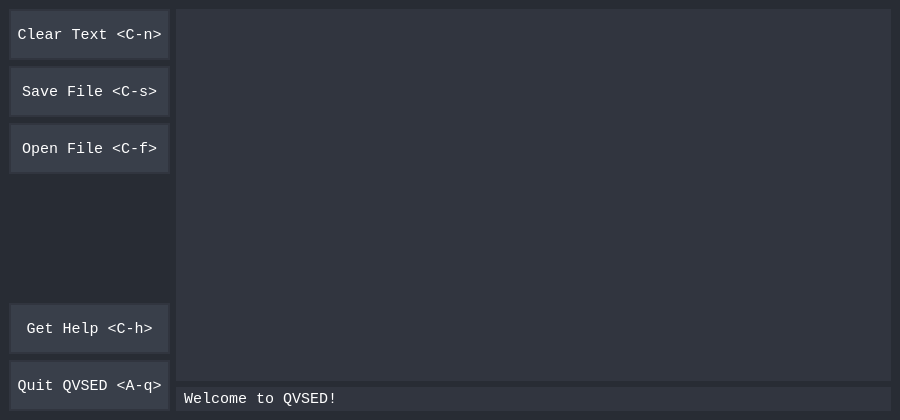
<?xml version="1.0" encoding="UTF-8"?>
<ui version="4.0">
 <author>Arsalan Kazmi</author>
 <class>MainWindow</class>
 <widget class="QMainWindow" name="MainWindow">
  <property name="geometry">
   <rect>
    <x>0</x>
    <y>0</y>
    <width>900</width>
    <height>420</height>
   </rect>
  </property>
  <property name="palette">
   <palette>
    <active>
     <colorrole role="WindowText">
      <brush brushstyle="SolidPattern">
       <color alpha="255">
        <red>255</red>
        <green>255</green>
        <blue>255</blue>
       </color>
      </brush>
     </colorrole>
     <colorrole role="Button">
      <brush brushstyle="SolidPattern">
       <color alpha="255">
        <red>40</red>
        <green>44</green>
        <blue>52</blue>
       </color>
      </brush>
     </colorrole>
     <colorrole role="Light">
      <brush brushstyle="SolidPattern">
       <color alpha="255">
        <red>255</red>
        <green>255</green>
        <blue>255</blue>
       </color>
      </brush>
     </colorrole>
     <colorrole role="Midlight">
      <brush brushstyle="SolidPattern">
       <color alpha="255">
        <red>255</red>
        <green>255</green>
        <blue>255</blue>
       </color>
      </brush>
     </colorrole>
     <colorrole role="Dark">
      <brush brushstyle="SolidPattern">
       <color alpha="255">
        <red>127</red>
        <green>127</green>
        <blue>127</blue>
       </color>
      </brush>
     </colorrole>
     <colorrole role="Mid">
      <brush brushstyle="SolidPattern">
       <color alpha="255">
        <red>170</red>
        <green>170</green>
        <blue>170</blue>
       </color>
      </brush>
     </colorrole>
     <colorrole role="Text">
      <brush brushstyle="SolidPattern">
       <color alpha="255">
        <red>255</red>
        <green>255</green>
        <blue>255</blue>
       </color>
      </brush>
     </colorrole>
     <colorrole role="BrightText">
      <brush brushstyle="SolidPattern">
       <color alpha="255">
        <red>255</red>
        <green>255</green>
        <blue>255</blue>
       </color>
      </brush>
     </colorrole>
     <colorrole role="ButtonText">
      <brush brushstyle="SolidPattern">
       <color alpha="255">
        <red>255</red>
        <green>255</green>
        <blue>255</blue>
       </color>
      </brush>
     </colorrole>
     <colorrole role="Base">
      <brush brushstyle="SolidPattern">
       <color alpha="255">
        <red>40</red>
        <green>44</green>
        <blue>52</blue>
       </color>
      </brush>
     </colorrole>
     <colorrole role="Window">
      <brush brushstyle="SolidPattern">
       <color alpha="255">
        <red>40</red>
        <green>44</green>
        <blue>52</blue>
       </color>
      </brush>
     </colorrole>
     <colorrole role="Shadow">
      <brush brushstyle="SolidPattern">
       <color alpha="255">
        <red>0</red>
        <green>0</green>
        <blue>0</blue>
       </color>
      </brush>
     </colorrole>
     <colorrole role="AlternateBase">
      <brush brushstyle="SolidPattern">
       <color alpha="255">
        <red>255</red>
        <green>255</green>
        <blue>255</blue>
       </color>
      </brush>
     </colorrole>
     <colorrole role="ToolTipBase">
      <brush brushstyle="SolidPattern">
       <color alpha="255">
        <red>255</red>
        <green>255</green>
        <blue>220</blue>
       </color>
      </brush>
     </colorrole>
     <colorrole role="ToolTipText">
      <brush brushstyle="SolidPattern">
       <color alpha="255">
        <red>0</red>
        <green>0</green>
        <blue>0</blue>
       </color>
      </brush>
     </colorrole>
     <colorrole role="PlaceholderText">
      <brush brushstyle="SolidPattern">
       <color alpha="128">
        <red>0</red>
        <green>0</green>
        <blue>0</blue>
       </color>
      </brush>
     </colorrole>
    </active>
    <inactive>
     <colorrole role="WindowText">
      <brush brushstyle="SolidPattern">
       <color alpha="255">
        <red>255</red>
        <green>255</green>
        <blue>255</blue>
       </color>
      </brush>
     </colorrole>
     <colorrole role="Button">
      <brush brushstyle="SolidPattern">
       <color alpha="255">
        <red>40</red>
        <green>44</green>
        <blue>52</blue>
       </color>
      </brush>
     </colorrole>
     <colorrole role="Light">
      <brush brushstyle="SolidPattern">
       <color alpha="255">
        <red>255</red>
        <green>255</green>
        <blue>255</blue>
       </color>
      </brush>
     </colorrole>
     <colorrole role="Midlight">
      <brush brushstyle="SolidPattern">
       <color alpha="255">
        <red>255</red>
        <green>255</green>
        <blue>255</blue>
       </color>
      </brush>
     </colorrole>
     <colorrole role="Dark">
      <brush brushstyle="SolidPattern">
       <color alpha="255">
        <red>127</red>
        <green>127</green>
        <blue>127</blue>
       </color>
      </brush>
     </colorrole>
     <colorrole role="Mid">
      <brush brushstyle="SolidPattern">
       <color alpha="255">
        <red>170</red>
        <green>170</green>
        <blue>170</blue>
       </color>
      </brush>
     </colorrole>
     <colorrole role="Text">
      <brush brushstyle="SolidPattern">
       <color alpha="255">
        <red>255</red>
        <green>255</green>
        <blue>255</blue>
       </color>
      </brush>
     </colorrole>
     <colorrole role="BrightText">
      <brush brushstyle="SolidPattern">
       <color alpha="255">
        <red>255</red>
        <green>255</green>
        <blue>255</blue>
       </color>
      </brush>
     </colorrole>
     <colorrole role="ButtonText">
      <brush brushstyle="SolidPattern">
       <color alpha="255">
        <red>255</red>
        <green>255</green>
        <blue>255</blue>
       </color>
      </brush>
     </colorrole>
     <colorrole role="Base">
      <brush brushstyle="SolidPattern">
       <color alpha="255">
        <red>40</red>
        <green>44</green>
        <blue>52</blue>
       </color>
      </brush>
     </colorrole>
     <colorrole role="Window">
      <brush brushstyle="SolidPattern">
       <color alpha="255">
        <red>40</red>
        <green>44</green>
        <blue>52</blue>
       </color>
      </brush>
     </colorrole>
     <colorrole role="Shadow">
      <brush brushstyle="SolidPattern">
       <color alpha="255">
        <red>0</red>
        <green>0</green>
        <blue>0</blue>
       </color>
      </brush>
     </colorrole>
     <colorrole role="AlternateBase">
      <brush brushstyle="SolidPattern">
       <color alpha="255">
        <red>255</red>
        <green>255</green>
        <blue>255</blue>
       </color>
      </brush>
     </colorrole>
     <colorrole role="ToolTipBase">
      <brush brushstyle="SolidPattern">
       <color alpha="255">
        <red>255</red>
        <green>255</green>
        <blue>220</blue>
       </color>
      </brush>
     </colorrole>
     <colorrole role="ToolTipText">
      <brush brushstyle="SolidPattern">
       <color alpha="255">
        <red>0</red>
        <green>0</green>
        <blue>0</blue>
       </color>
      </brush>
     </colorrole>
     <colorrole role="PlaceholderText">
      <brush brushstyle="SolidPattern">
       <color alpha="128">
        <red>0</red>
        <green>0</green>
        <blue>0</blue>
       </color>
      </brush>
     </colorrole>
    </inactive>
    <disabled>
     <colorrole role="WindowText">
      <brush brushstyle="SolidPattern">
       <color alpha="255">
        <red>255</red>
        <green>255</green>
        <blue>255</blue>
       </color>
      </brush>
     </colorrole>
     <colorrole role="Button">
      <brush brushstyle="SolidPattern">
       <color alpha="255">
        <red>40</red>
        <green>44</green>
        <blue>52</blue>
       </color>
      </brush>
     </colorrole>
     <colorrole role="Light">
      <brush brushstyle="SolidPattern">
       <color alpha="255">
        <red>255</red>
        <green>255</green>
        <blue>255</blue>
       </color>
      </brush>
     </colorrole>
     <colorrole role="Midlight">
      <brush brushstyle="SolidPattern">
       <color alpha="255">
        <red>255</red>
        <green>255</green>
        <blue>255</blue>
       </color>
      </brush>
     </colorrole>
     <colorrole role="Dark">
      <brush brushstyle="SolidPattern">
       <color alpha="255">
        <red>127</red>
        <green>127</green>
        <blue>127</blue>
       </color>
      </brush>
     </colorrole>
     <colorrole role="Mid">
      <brush brushstyle="SolidPattern">
       <color alpha="255">
        <red>170</red>
        <green>170</green>
        <blue>170</blue>
       </color>
      </brush>
     </colorrole>
     <colorrole role="Text">
      <brush brushstyle="SolidPattern">
       <color alpha="255">
        <red>255</red>
        <green>255</green>
        <blue>255</blue>
       </color>
      </brush>
     </colorrole>
     <colorrole role="BrightText">
      <brush brushstyle="SolidPattern">
       <color alpha="255">
        <red>255</red>
        <green>255</green>
        <blue>255</blue>
       </color>
      </brush>
     </colorrole>
     <colorrole role="ButtonText">
      <brush brushstyle="SolidPattern">
       <color alpha="255">
        <red>255</red>
        <green>255</green>
        <blue>255</blue>
       </color>
      </brush>
     </colorrole>
     <colorrole role="Base">
      <brush brushstyle="SolidPattern">
       <color alpha="255">
        <red>40</red>
        <green>44</green>
        <blue>52</blue>
       </color>
      </brush>
     </colorrole>
     <colorrole role="Window">
      <brush brushstyle="SolidPattern">
       <color alpha="255">
        <red>40</red>
        <green>44</green>
        <blue>52</blue>
       </color>
      </brush>
     </colorrole>
     <colorrole role="Shadow">
      <brush brushstyle="SolidPattern">
       <color alpha="255">
        <red>0</red>
        <green>0</green>
        <blue>0</blue>
       </color>
      </brush>
     </colorrole>
     <colorrole role="AlternateBase">
      <brush brushstyle="SolidPattern">
       <color alpha="255">
        <red>255</red>
        <green>255</green>
        <blue>255</blue>
       </color>
      </brush>
     </colorrole>
     <colorrole role="ToolTipBase">
      <brush brushstyle="SolidPattern">
       <color alpha="255">
        <red>255</red>
        <green>255</green>
        <blue>220</blue>
       </color>
      </brush>
     </colorrole>
     <colorrole role="ToolTipText">
      <brush brushstyle="SolidPattern">
       <color alpha="255">
        <red>0</red>
        <green>0</green>
        <blue>0</blue>
       </color>
      </brush>
     </colorrole>
     <colorrole role="PlaceholderText">
      <brush brushstyle="SolidPattern">
       <color alpha="128">
        <red>0</red>
        <green>0</green>
        <blue>0</blue>
       </color>
      </brush>
     </colorrole>
    </disabled>
   </palette>
  </property>
  <property name="font">
   <font>
    <family>Consolas</family>
   </font>
  </property>
  <property name="windowTitle">
   <string>QVSED</string>
  </property>
  <property name="styleSheet">
   <string notr="true">color: white;
background: #282c34;</string>
  </property>
  <widget class="QWidget" name="centralwidget">
   <property name="styleSheet">
    <string notr="true">QPushButton {
	border: 2px solid #31353f;
    background: #393f4a;
    padding: 2px;
}

QPushButton:hover {
	background: #31353f;
}

QPushButton:pressed {
	 background: #282c34;
}</string>
   </property>
   <layout class="QHBoxLayout" name="horizontalLayout">
    <item>
     <layout class="QVBoxLayout" name="verticalLayout_3">
      <item>
       <widget class="QPushButton" name="clearButton">
        <property name="minimumSize">
         <size>
          <width>161</width>
          <height>51</height>
         </size>
        </property>
        <property name="maximumSize">
         <size>
          <width>161</width>
          <height>51</height>
         </size>
        </property>
        <property name="font">
         <font>
          <family>Consolas</family>
          <pointsize>11</pointsize>
         </font>
        </property>
        <property name="styleSheet">
         <string notr="true"/>
        </property>
        <property name="text">
         <string>Clear Text &lt;C-n&gt;</string>
        </property>
        <property name="flat">
         <bool>false</bool>
        </property>
       </widget>
      </item>
      <item>
       <widget class="QPushButton" name="saveButton">
        <property name="minimumSize">
         <size>
          <width>161</width>
          <height>51</height>
         </size>
        </property>
        <property name="maximumSize">
         <size>
          <width>161</width>
          <height>51</height>
         </size>
        </property>
        <property name="font">
         <font>
          <family>Consolas</family>
          <pointsize>11</pointsize>
         </font>
        </property>
        <property name="styleSheet">
         <string notr="true"/>
        </property>
        <property name="text">
         <string>Save File &lt;C-s&gt;</string>
        </property>
        <property name="flat">
         <bool>false</bool>
        </property>
       </widget>
      </item>
      <item>
       <widget class="QPushButton" name="openButton">
        <property name="minimumSize">
         <size>
          <width>161</width>
          <height>51</height>
         </size>
        </property>
        <property name="maximumSize">
         <size>
          <width>161</width>
          <height>51</height>
         </size>
        </property>
        <property name="font">
         <font>
          <family>Consolas</family>
          <pointsize>11</pointsize>
         </font>
        </property>
        <property name="styleSheet">
         <string notr="true"/>
        </property>
        <property name="text">
         <string>Open File &lt;C-f&gt;</string>
        </property>
        <property name="flat">
         <bool>false</bool>
        </property>
       </widget>
      </item>
      <item>
       <spacer name="verticalSpacer">
        <property name="orientation">
         <enum>Qt::Vertical</enum>
        </property>
        <property name="sizeHint" stdset="0">
         <size>
          <width>20</width>
          <height>40</height>
         </size>
        </property>
       </spacer>
      </item>
      <item>
       <widget class="QPushButton" name="helpButton">
        <property name="minimumSize">
         <size>
          <width>161</width>
          <height>51</height>
         </size>
        </property>
        <property name="maximumSize">
         <size>
          <width>161</width>
          <height>51</height>
         </size>
        </property>
        <property name="font">
         <font>
          <family>Consolas</family>
          <pointsize>11</pointsize>
         </font>
        </property>
        <property name="styleSheet">
         <string notr="true"/>
        </property>
        <property name="text">
         <string>Get Help &lt;C-h&gt;</string>
        </property>
        <property name="flat">
         <bool>false</bool>
        </property>
       </widget>
      </item>
      <item>
       <widget class="QPushButton" name="quitButton">
        <property name="minimumSize">
         <size>
          <width>161</width>
          <height>51</height>
         </size>
        </property>
        <property name="maximumSize">
         <size>
          <width>161</width>
          <height>51</height>
         </size>
        </property>
        <property name="font">
         <font>
          <family>Consolas</family>
          <pointsize>11</pointsize>
         </font>
        </property>
        <property name="styleSheet">
         <string notr="true"/>
        </property>
        <property name="text">
         <string>Quit QVSED &lt;A-q&gt;</string>
        </property>
        <property name="flat">
         <bool>false</bool>
        </property>
       </widget>
      </item>
     </layout>
    </item>
    <item>
     <layout class="QVBoxLayout" name="verticalLayout_4">
      <item>
       <widget class="QPlainTextEdit" name="textArea">
        <property name="font">
         <font>
          <family>Consolas</family>
          <pointsize>11</pointsize>
         </font>
        </property>
        <property name="styleSheet">
         <string notr="true">border: 2px; background: #31353f; padding: 5px;</string>
        </property>
       </widget>
      </item>
      <item>
       <widget class="QLineEdit" name="lineEdit">
        <property name="font">
         <font>
          <family>Consolas</family>
          <pointsize>11</pointsize>
         </font>
        </property>
        <property name="styleSheet">
         <string notr="true">border: 2px; background: #31353f; padding: 2px 6px;</string>
        </property>
        <property name="text">
         <string>Welcome to QVSED!</string>
        </property>
        <property name="readOnly">
         <bool>true</bool>
        </property>
       </widget>
      </item>
     </layout>
    </item>
   </layout>
  </widget>
 </widget>
 <resources/>
 <connections/>
</ui>
